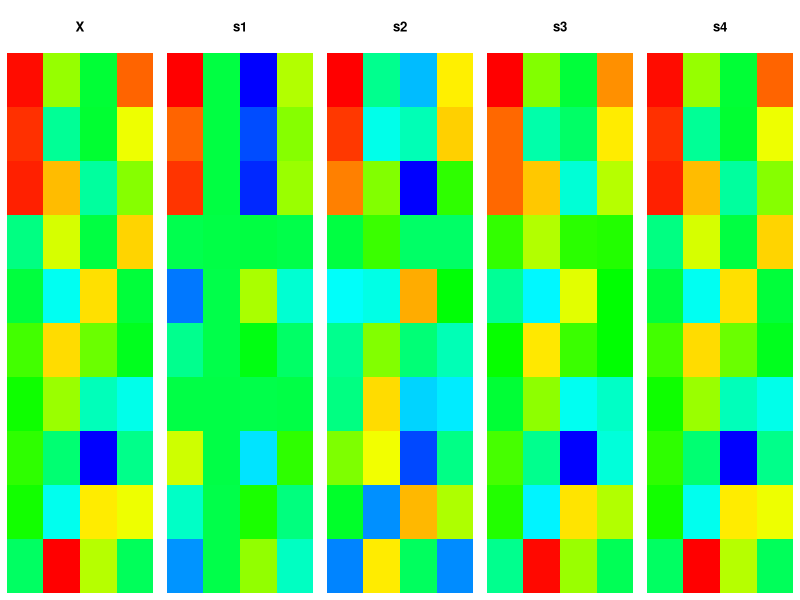
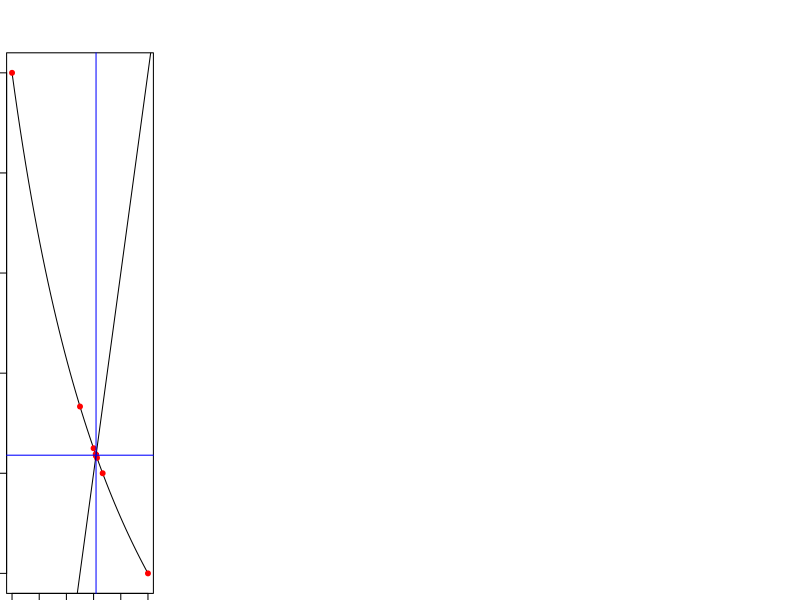
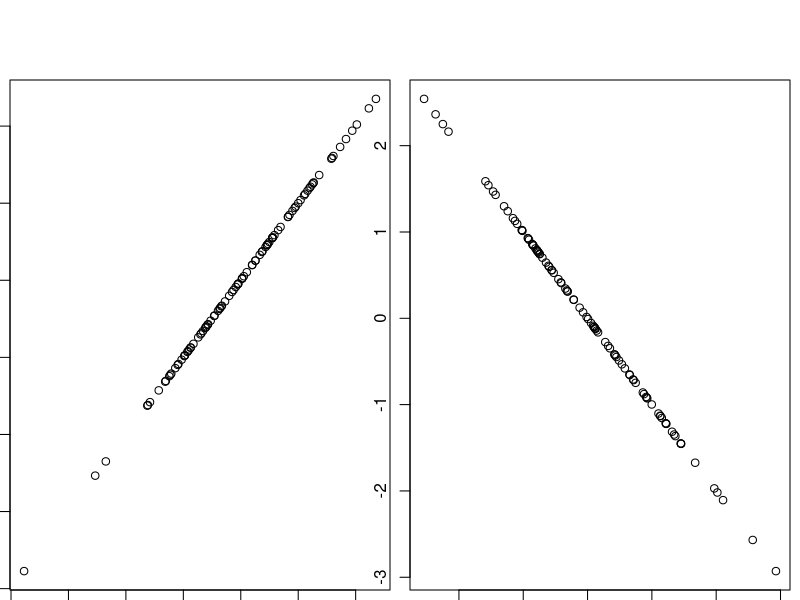

Recreate these plots in R, in order.
## ---- chunk 1
knitr::opts_chunk$set(fig.width=4, fig.height=4, fig.path='Figs/',
                      echo=TRUE, warning=FALSE, message=FALSE)
## ---- chunk 2
# a look at the singular value decomposition of a data matrix

n <- 10
p <- 4

# a random matrix

set.seed(345)

X <- matrix( rnorm(n*p), n , p )  # synthetic data matrix

s <- svd(X)

cls <- rev( rainbow(256, start=0, end=2/3 ) )

s1 <- s$d[1] * s$u[,1] %o% s$v[,1]

s2 <- s$d[1] * s$u[,1] %o% s$v[,1] + 
      s$d[2] * s$u[,2] %o% s$v[,2]

s3 <-  s$d[1] * s$u[,1] %o% s$v[,1] + 
       s$d[2] * s$u[,2] %o% s$v[,2] +
       s$d[3] * s$u[,3] %o% s$v[,3] 

s4 <-  s$d[1] * s$u[,1] %o% s$v[,1] + 
       s$d[2] * s$u[,2] %o% s$v[,2] +
       s$d[3] * s$u[,3] %o% s$v[,3] + 
       s$d[4] * s$u[,4] %o% s$v[,4] 

## here is data (left) and ever rank-increasing approximations

par( mfrow=c(1,5), mar=c(1/2, 1/2,4,1/2) )
image( t(X), col=cls , axes=FALSE, main="X")
image( t(s1), col=cls, axes=FALSE, main="s1" )
image( t(s2), col=cls, axes=FALSE, main="s2" )
image( t(s3), col=cls, axes=FALSE, main="s3" )
image( t(s4), col=cls, axes=FALSE, main="s4" )
## ---- chunk 3
err <- c( sum( (X-s1)^2 ), sum( (X-s2)^2 ), sum( (X-s3)^2 ), sum( (X-s4)^2 ) )
names(err) <- c('rank 1', 'rank 2', 'rank 3', 'rank 4' )
print( round( err, 4 ) )
## ---- chunk 4
## A fixed point iteration example

f <- function(x){ 1 + 1/x }   ## an interesting function

xx <- seq(1,2,length=50)
plot( xx, f(xx), type="l" )

# find the "fixed point", i.e. x.star s.t. f(x.star)=x.star

x.star <- 1 # a starting guess
notdone <- TRUE
tol <- 10^(-7)
while( notdone )
 {
  print(x.star)
  err <- abs(f(x.star)-x.star)
  points(x.star,f(x.star), pch=19, col="red" )
  x.star <- f(x.star)
  notdone <- !( err < tol )
 }
abline(0,1)

abline( h=(1+sqrt(5))/2, col="blue" )
abline( v=(1+sqrt(5))/2, col="blue" )
## ---- chunk 5
##
## Here we show one way to construct the SVD of an n times p matrix X by using the
## power method to get eigenvectors of the p x p sample covariance matrix

n <- 10
p <- 4

# a random matrix, for demonstration

set.seed(345)
X <- matrix( rnorm(n*p), n , p )  # synthetic data matrix


# center, so each column has mean zero
X.center <- as.matrix( scale(X, center=TRUE, scale=FALSE ) )

# Sample covariance
A <- t(X.center) %*% X.center /n

## set up components of the SVD

V <- matrix(NA,p,p)  # will hold right singular vectors of X.center
V[,1] <- matrix( rnorm(p), p, 1 ) # random start
U <- matrix(NA,n,p) ## will hold left singular vectors of X.center
sigma <- rep(NA,p) ## will hold singular values

## let's get eigenvectors of A by power method [which corresponds to right singular vectors]
j <- 1
for( i in 1:100 ) ## or iterate until some convergence
 {
  tmp  <- c( A %*% V[,j] )
  V[,j] <- tmp/sqrt( sum(tmp*tmp) )
 }

bar <- c(X.center %*% V[,j])
sigma[j] <- sqrt( sum(bar*bar) )
U[,j] <- bar/sigma[j]

# go to second singular vector

Resids <- X.center - sigma[1]* U[,1] %*% t( V[,1] )
A <- t( Resids ) %*% Resids/n
j <- 2
V[,j] <- matrix( rnorm(p), p, 1 ) # random start
for( i in 1:100 ) ## or iterate until some convergence
 {
  tmp  <- c( A %*% V[,j] )
  V[,j] <- tmp/sqrt( sum(tmp*tmp) )
 }
bar <- c(X.center %*% V[,j])
sigma[j] <- sqrt( sum(bar*bar) )
U[,j] <- bar/sigma[j]

## and now a third

Resids <- X.center - sigma[1]* U[,1] %*% t( V[,1] ) - sigma[2]*U[,2] %*% t( V[,2] )
A <- t( Resids ) %*% Resids/n
j <- 3
V[,j] <- matrix( rnorm(p), p, 1 ) # random start
for( i in 1:100 ) ## or iterate until some convergence
 {
  tmp  <- c( A %*% V[,j] )
  V[,j] <- tmp/sqrt( sum(tmp*tmp) )
 }
bar <- c(X.center %*% V[,j])
sigma[j] <- sqrt( sum(bar*bar) )
U[,j] <- bar/sigma[j]


# and one last

Resids <- X.center - sigma[1]* U[,1] %*% t( V[,1] ) - sigma[2]*U[,2] %*% t( V[,2] ) - sigma[3]*U[,3] %*% t( V[,3])
A <- t( Resids ) %*% Resids/n
j <- 4
V[,j] <- matrix( rnorm(p), p, 1 ) # random start  
for( i in 1:100 ) ## or iterate until some convergence
 {
  tmp  <- c( A %*% V[,j] )
  V[,j] <- tmp/sqrt( sum(tmp*tmp) )
 }
bar <- c(X.center %*% V[,j])
sigma[j] <- sqrt( sum(bar*bar) )
U[,j] <- bar/sigma[j]


### Compare our hand calculation above to the output of "svd"


s <- svd(X.center)

# e.g. 
print( cbind( sigma, s$d ) )

## to check
## you could also get the u's first by working out eigenvectors of the Gram matrix X X^t  [first centered]

## ---- chunk 6

# toy example

n <- 100; p <- 5

set.seed(234)

X <- matrix(rnorm(n*p),n, p)
X2 <- t( t(X) - colMeans(X) ) # column centered

s <- svd(X2)  # singular value decomposition

xv <- s$u %*% diag( s$d )

top2 <- xv[,1:2]  # first 2 left singular vectors, scaled by singular values

## Classical MultiDimensional SCALEing

dd <- dist( X2 )  ## inter-row distances
cc <- cmdscale(dd)

## notice that cc is the same as top2!

par(mfrow=c(1,2))
plot( cc[,1], top2[,1] ); plot( cc[,2], top2[,2] ) 
## ---- chunk 7


A <- X2 %*% t(X2)  # Gram matrix

one <- rep(1,n)
H <- diag(n) - (1/n) * one %*% t(one)

Del <- as.matrix( dist(X2) )^2  # squared Euclidian distances

B <- (-1/2)*H %*% Del %*% H   # double centering 

ss <-svd(B) ## spectral decomposition of B
uu <- ss$u %*% diag( sqrt(ss$d) )

head( round(uu[,1:2],3) )

#compared to 
head( round(cc,3) )

